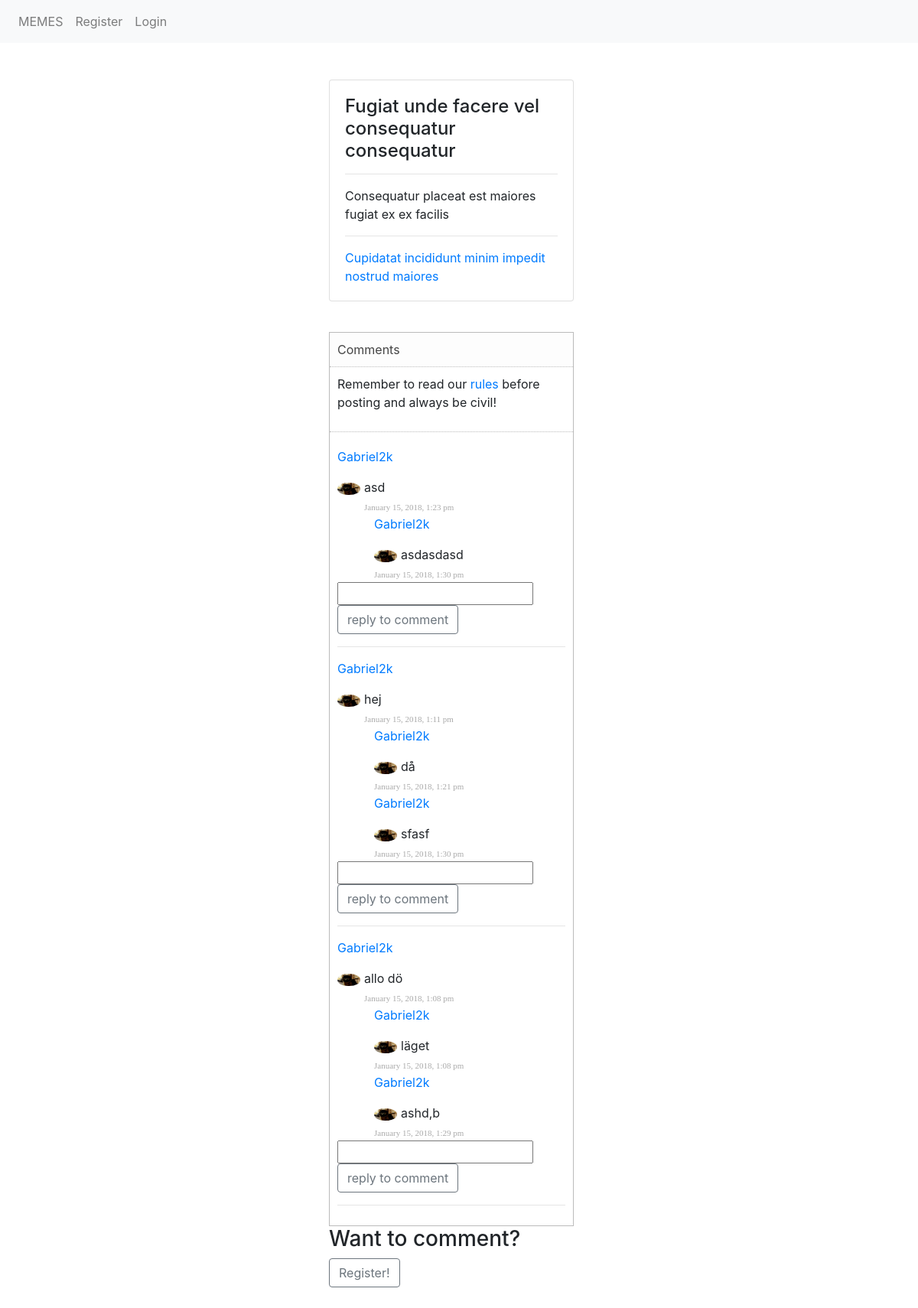
/comments.php?id=50, run on an earlier commit of the app's database.
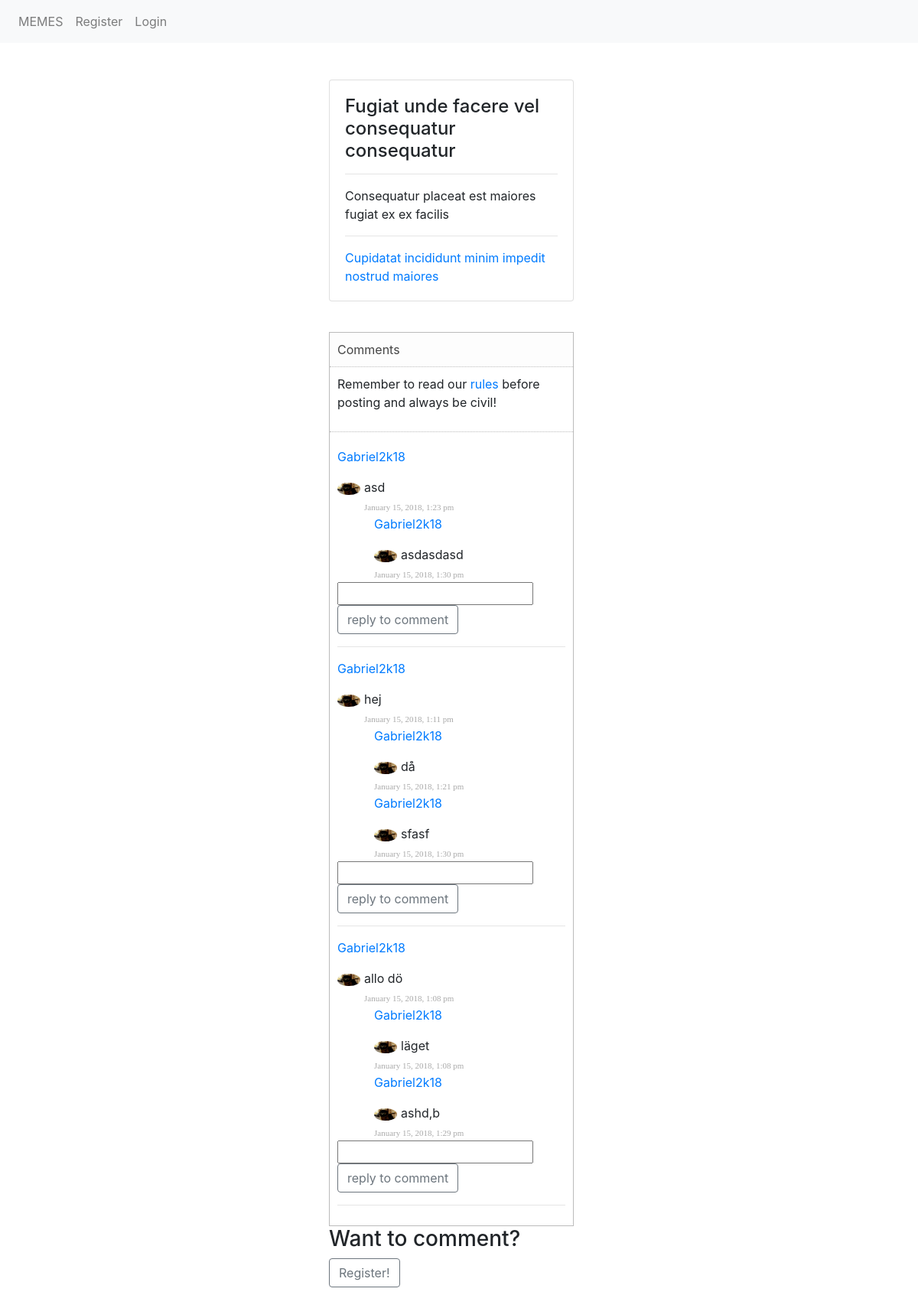
And on a later commit of the database.
### tables this page shows
CREATE TABLE "POSTS" (
	`post_id`	INTEGER NOT NULL PRIMARY KEY AUTOINCREMENT,
	`title`	TEXT NOT NULL,
	`user_id`	INTEGER NOT NULL,
	`link`	TEXT,
	`post_date`	TEXT,
	`description`	TEXT
);

CREATE TABLE "COMMENTS" (
	`comment_id`	INTEGER PRIMARY KEY AUTOINCREMENT,
	`user_id`	INTEGER,
	`comment`	TEXT NOT NULL,
	`post_id`	INTEGER,
	`comment_date`	TEXT
);

CREATE TABLE "REPLY" (
	`post_id`	INTEGER,
	`user_id`	INTEGER,
	`comment_id`	INTEGER,
	`reply_id`	INTEGER PRIMARY KEY AUTOINCREMENT,
	`reply_comment`	TEXT,
	`reply_date`	TEXT
);

CREATE TABLE "USERS" (
	`ID`	INTEGER NOT NULL PRIMARY KEY AUTOINCREMENT,
	`USERNAME`	TEXT NOT NULL,
	`MAIL`	TEXT NOT NULL,
	`PASSWORD`	TEXT NOT NULL,
	`BIO`	TEXT,
	`IMAGE`	TEXT
);

### app/functions.php (called while the page is built, shortened)
<?php
function allReplies($pdo, $commentId) {
  $statement = $pdo->prepare("SELECT USERNAME, ID, IMAGE, reply_comment, reply_date
                               FROM USERS INNER JOIN REPLY
                               ON USERS.ID = REPLY.user_id
                               WHERE comment_id = '$commentId'");
  $statement->execute();
  $replyComment = $statement->fetchAll(PDO::FETCH_ASSOC);
  return $replyComment;
}
function allComments($pdo, $postId) {
  $commentTable = $pdo->prepare("SELECT USERNAME, IMAGE, comment, comment_date, comment_id, USERS.ID
                               FROM COMMENTS
                               INNER JOIN USERS
                               ON COMMENTS.user_id = USERS.ID
                               WHERE post_id = :postId
                               ORDER BY comment_id DESC");
  $commentTable->bindParam(':postId', $postId, PDO::PARAM_INT);
  $commentTable->execute();
  $comment = $commentTable->fetchAll(PDO::FETCH_ASSOC);
  return $comment;
}
function singlePost($pdo, $postId){
  $statement = $pdo->query("SELECT * FROM POSTS
                            WHERE post_id = '$postId'");
  $post = $statement->fetch(PDO::FETCH_ASSOC);
  return $post;
}

### comments.php (the view, shortened to what this page needs)
<?php
require __DIR__.'/views/header.php';
$postId = $_GET['id'];
$comment = allComments($pdo, $postId);
$post = singlePost($pdo, $postId);
?>
<div class="mx-auto col-4">
<div class="card" style="width: 20rem;">
  <div class="card-body">
    <h4 class="card-title"><?php echo $post['title'];?></h4>
    <hr>
    <p class="card-text"><?php echo $post['description'] ?></p>
    <hr>
    <a href=" <?php echo $post['link']; ?> "> <?php echo $post['link']; ?> <a/>
    </div>
  </div>
<div class="detailBox">
  <div class="titleBox">
    <label>Comments</label>
  </div>
  <div class="commentBox">
    <p class="taskDescription">Remember to read our <a href="#">rules</a> before posting and always be civil!</p>
  </div>
  <div class="actionBox">
    <ul class="commentList">
<?php foreach ($comment as $key => $allComments) { ?>
      <li>
      <a href="viewProfile.php?id=<?php echo $value['ID'] ?>"><p><?php echo $allComments['USERNAME']; ?></p></a>
        <div class="commenterImage">
          <img src="<?php
          if ($allComments['IMAGE']){
            echo "images/".$allComments['IMAGE'];
          } else {
            echo "https://s3.amazonaws.com/wll-community-production/images/no-avatar.png";
          } ?>" />
        </div>
        <div class="commentText comment">
          <p class=""><?php echo $allComments['comment'] ?></p> <span class="date sub-text"> <?php echo $allComments['comment_date'] ?></span>
        </div>
      </li>
      <?php $allReplys = allReplies($pdo, $allComments['comment_id']);
          foreach ($allReplys as $key => $value){ ?>
          <div class="ml-5 comment">
            <a href="viewProfile.php?id=<?php echo $value['ID'] ?>"><p><?php echo $value['USERNAME']; ?></p></a>
            <div class="commenterImage">
              <img src="<?php
              if ($value['IMAGE']){
                echo "images/".$value['IMAGE'];
              } else {
                echo "https://s3.amazonaws.com/wll-community-production/images/no-avatar.png";
              } ?>" />
            </div>
            <div class="commentText">
              <p class=""><?php echo $value['reply_comment'] ?></p> <span class="date sub-text"> <?php echo $value['reply_date'] ?></span>
            </div>
          </div>
            <?php } ?>
            <div class="mb-2">
              <form action="app/comments/replyComment.php" method="post">
                <input type="text" name="comment" required>
                <button class ="btn btn-outline-secondary" type="submit" name="button">reply to comment</button>
              </form>
            </div>
            <hr>
            <?php } ?>
    </ul>
  </div>
</div>
<?php if (!isset($_SESSION['user'])){
    ?><h3>Want to comment?</h3> <?php
    ?><a href="register.php"> <button class="btn btn-outline-secondary" type="button" name="button">Register!</button> </a>
    <?php } ?>
</div>
<?php
require __DIR__.'/views/footer.php'; ?>

### views/header.php (shortened to what this page needs)
<!DOCTYPE html>
<html lang="en">
<head>
    <link rel="stylesheet" href="assets/styles/main.css">
    <link rel="stylesheet" href="https://maxcdn.bootstrapcdn.com/bootstrap/4.0.0-beta.2/css/bootstrap.min.css">
</head>
<body>
    <?php require __DIR__.'/navigation.php'; ?>
    <div class="container py-5">

### views/navigation.php (shortened to what this page needs)
<nav class="navbar navbar-expand-lg navbar-light bg-light">
    <ul class="navbar-nav">
        <li class="nav-item">
          <a class="nav-link" href="/memes.php">MEMES</a>
        </li>
        <li class="nav-item">
          <?php if (!isset($_SESSION['user'])): ?>
            <a class="nav-link <?php echo $_SERVER['SCRIPT_NAME'] === '/register.php' ? 'active' : ''; ?>" href="/register.php">Register</a>
          <?php endif; ?>
        </li>
        <li class="nav-item">
            <?php if (isset($_SESSION['user'])): ?>
                <a class="nav-link" href="/app/auth/logout.php">Logout</a>
            <?php else: ?>
                <a class="nav-link <?php echo $_SERVER['SCRIPT_NAME'] === '/login.php' ? 'active' : ''; ?>" href="login.php">Login</a>
            <?php endif; ?>
        </li>
    </ul>
</nav>

### views/footer.php (shortened to what this page needs)
    </div>
</body>
</html>

### assets/styles/main.css (style rules this page uses)
.detailBox { width:320px; border:1px solid #bbb; margin-top: 40px; }
.titleBox { background-color:#fdfdfd; padding:10px; }
.titleBox label { color:#444; margin:0; display:inline-block; }
.commentBox { padding:10px; border-top:1px dotted #bbb; }
.taskDescription { margin-top:10px 0; }
.commentList { padding:0; list-style:none; }
.commentList li { margin:0; margin-top:10px; }
.commentList li > div { display:table-cell; }
.commenterImage { width:30px; margin-right:5px; height:100%; float:left; }
.commenterImage img { width:100%; border-radius:50%; }
.commentText p { margin:0; }
.sub-text { color:#aaa; font-family:verdana; font-size:11px; }
.actionBox { border-top:1px dotted #bbb; padding:10px; }

What changed in the data, as far as the page shows it:
computed for comments "asd": USERNAME "Gabriel2k" → "Gabriel2k18"
changed through a linked row, reply "asdasdasd": user.USERNAME "Gabriel2k" → "Gabriel2k18"
computed for comments "hej": USERNAME "Gabriel2k" → "Gabriel2k18"
changed through a linked row, reply "då": user.USERNAME "Gabriel2k" → "Gabriel2k18"
changed through a linked row, reply "sfasf": user.USERNAME "Gabriel2k" → "Gabriel2k18"
computed for comments "allo dö": USERNAME "Gabriel2k" → "Gabriel2k18"
changed through a linked row, reply "läget": user.USERNAME "Gabriel2k" → "Gabriel2k18"
changed through a linked row, reply "ashd,b": user.USERNAME "Gabriel2k" → "Gabriel2k18"
